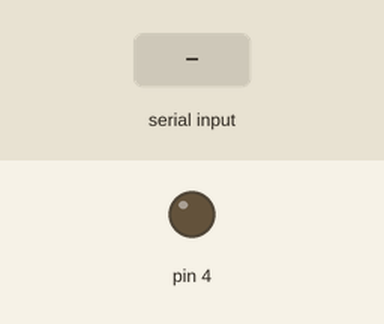
The sketch below on a simulated Arduino Uno, built with avr-gcc and run on an emulated ATmega328P. Parts: output pins drawn as LEDs (lit = HIGH). Inputs (shaded band) come from the test bench. What the sketch prints to the serial monitor is not drawn.

Above: at 1.2 s.
1.3 s: byte 30 received over Serial
At 2.3 s:
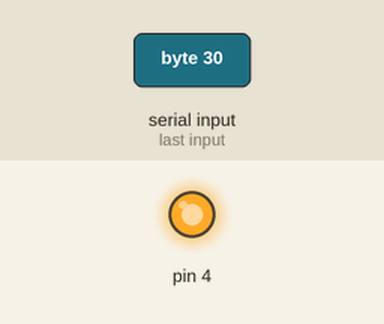
2.8 s: byte 90 received over Serial
4.3 s: byte 120 received over Serial
Timing chart, 0 to 7.3 s (numbered marks = the images above; inputs shaded):
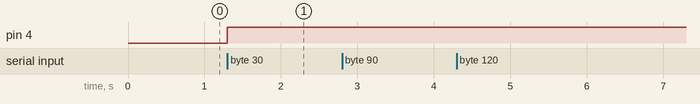

Measured:
- after the input at 1.3 s, pin 4: LOW → HIGH at once
- after the input at 2.8 s, every drawn part: stays the same
- after the input at 4.3 s, every drawn part: stays the same

The sketch:

Serial.ino
```cpp
void setup()
{
  Serial.begin(9600);
  pinMode(4, OUTPUT);
}
void loop()
{
  char c;
  if (Serial.available())  {
    c = Serial.read();

    digitalWrite(4, HIGH);

    Serial.println(c);
//    if (c == '1') {
//      digitalWrite(4, HIGH);
//    } else {
//      digitalWrite(4, LOW);
//    }
  }
}
```
